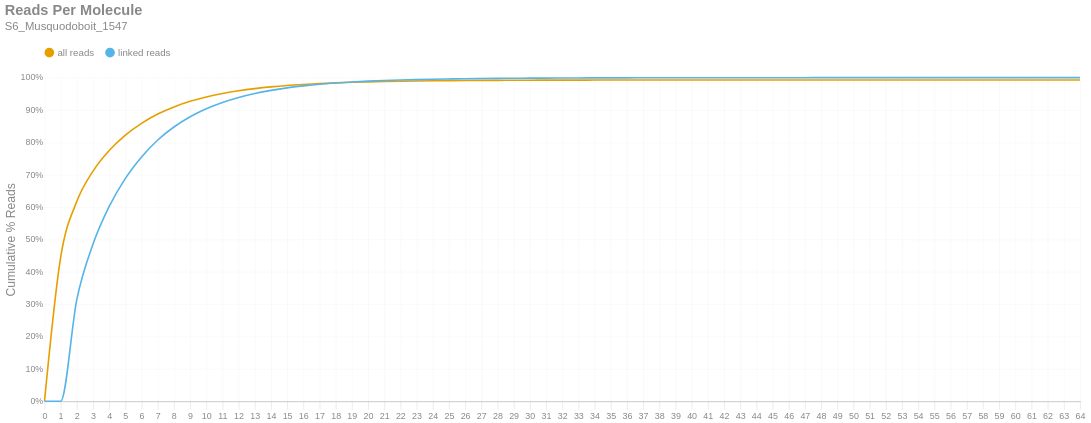

Notebook cell for this chart:
### Markdown cell above
### Reads per Molecule
This chart shows the cumulative distribution of the number of reads per linked molecule. That is, how many alignments are associated with a unique molecule. This excludes the number of reads associated with invalid or absent linked-read barcodes. The `linked` histogram is the percentages recalculated when disregarding singletons.

### Code cell
if SKIPLR:
    print_html(f"Skipped")
else:
    counts = np.bincount(valids['reads'].cast(pl.Int64).to_numpy())
    weighted = counts * np.arange(len(counts))
    all_perc = weighted / n_reads
    linked_perc = weighted / n_linked_reads
    linked_perc[1] = 0
    binned_df = pl.DataFrame({
        'readsper': list(range(len(counts))),
        'all reads (cumsum)': np.cumsum(all_perc).tolist(),
        'linked reads (cumsum)': np.cumsum(linked_perc).tolist(),
    })

    with SafeRender(binned_df):
        (
            density_plot(binned_df, 'Reads Per Molecule', samplename, 'readspmol')
            .encode(
                x=alt.X('readsper:O', title=None).axis(labelAngle=0).scale(padding=0),
                y=alt.Y('value:Q', title='Cumulative % Reads').axis(format='%').stack(False),
                color=alt.Color("key:N").scale(domain=["all reads", "linked reads"]),
                tooltip=[
                    alt.Tooltip("key:N", title="Data Type"),
                    alt.Tooltip("readsper:O", title="Reads Per Molecule"),
                    alt.Tooltip("value:Q", format=".2%", title="% Reads (Cum.)")
                ]            
            )
        ).display()

### Figure 1 — Vega-Lite specification as saved in the notebook (floating-point values rounded to 4 significant figures)
{"width": "container", "height": 400, "config": {"title": {"anchor": "start", "dy": -15, "fontSize": 18, "color": "#888888", "subtitleColor": "#888888", "subtitleFontSize": 14}, "arc": {"fill": "#0072B2"}, "axis": {"domainColor": "#888888", "domainWidth": 0.5, "gridWidth": 0.2, "grid": false, "titleFontWeight": 400, "titleFontSize": 15, "labelFontSize": 11, "labelColor": "#888888", "tickColor": "#888888", "tickWidth": 0.2, "titleColor": "#888888"}, "axisBand": {"grid": false}, "axisX": {"grid": true, "tickSize": 10, "domainCap": "round"}, "axisY": {"domain": false, "grid": true, "tickSize": 0, "domainCap": "round"}, "background": "transparent", "header": {"labelFontSize": 15, "labelColor": "#888888", "titleFontSize": 15, "titleFontWeight": 600, "titleColor": "#888888"}, "legend": {"labelFont": "sans-serif", "labelFontSize": 12, "labelColor": "#888888", "symbolSize": 100, "symbolType": "circle", "titleFontSize": 12, "titlePadding": 10, "titleColor": "#888888", "title": null, "orient": "top"}, "range": {"category": ["#E69F00", "#56B4E9", "#009E73", "#F0E442", "#0072B2", "#D55E00", "#CC79A7", "#000000"], "diverging": ["#cfe8f3", "#a2d4ec", "#73bfe2", "#46abdb", "#1696d2", "#12719e"]}, "area": {"fill": "#0072B2", "fillOpacity": 0.7, "line": true, "strokeOpacity": 0.7}, "line": {"color": "#0072B2", "stroke": "#0072B2", "strokeWidth": 2}, "trail": {"color": "#0072B2", "stroke": "#0072B2", "strokeWidth": 0, "size": 1}, "point": {"filled": true, "fillOpacity": 1.0, "size": 95}, "text": {"color": "#888888", "fontSize": 11, "align": "right", "fontWeight": 400, "size": 11}, "bar": {"fill": "#0072B2", "stroke": null}, "view": {"stroke": null, "continuousWidth": 660, "continuousHeight": 400}}, "data": {"name": "data-b8b149ccbe2b459993d4d3af5f0d93a9"}, "mark": {"type": "line", "interpolate": "monotone", "point": {"opacity": 0, "size": 275}}, "encoding": {"color": {"field": "key", "scale": {"domain": ["all reads", "linked reads"]}, "type": "nominal"}, "tooltip": [{"field": "key", "title": "Data Type", "type": "nominal"}, {"field": "readsper", "title": "Reads Per Molecule", "type": "ordinal"}, {"field": "value", "format": ".2%", "title": "% Reads (Cum.)", "type": "quantitative"}], "x": {"axis": {"labelAngle": 0}, "field": "readsper", "scale": {"padding": 0}, "title": null, "type": "ordinal"}, "y": {"axis": {"format": "%"}, "field": "value", "stack": false, "title": "Cumulative % Reads", "type": "quantitative"}}, "params": [{"name": "param_c36ac31b6afebe62", "select": {"type": "point", "fields": ["key"]}, "bind": "legend"}], "title": {"text": "Reads Per Molecule", "subtitle": "S6_Musquodoboit_1547"}, "transform": [{"fold": ["all reads (cumsum)", "linked reads (cumsum)"]}, {"calculate": "replace(datum.key, ' (cumsum)', '')", "as": "key"}, {"filter": {"param": "param_c36ac31b6afebe62"}}], "usermeta": {"embedOptions": {"downloadFileName": "S6_Musquodoboit_1547.readspmol"}}, "$schema": "https://vega.github.io/schema/vega-lite/v6.1.0.json", "datasets": {"data-b8b149ccbe2b459993d4d3af5f0d93a9": [{"readsper": 0, "all reads (cumsum)": 0.0, "linked reads (cumsum)": 0.0}, {"readsper": 1, "all reads (cumsum)": 0.4455, "linked reads (cumsum)": 0.0}, {"readsper": 2, "all reads (cumsum)": 0.6178, "linked reads (cumsum)": 0.3148}, {"readsper": 3, "all reads (cumsum)": 0.7114, "linked reads (cumsum)": 0.4857}, {"readsper": 4, "all reads (cumsum)": 0.775, "linked reads (cumsum)": 0.6019}, {"readsper": 5, "all reads (cumsum)": 0.8226, "linked reads (cumsum)": 0.6888}, {"readsper": 6, "all reads (cumsum)": 0.8589, "linked reads (cumsum)": 0.7551}, {"readsper": 7, "all reads (cumsum)": 0.8875, "linked reads (cumsum)": 0.8074}, {"readsper": 8, "all reads (cumsum)": 0.9095, "linked reads (cumsum)": 0.8475}, {"readsper": 9, "all reads (cumsum)": 0.9269, "linked reads (cumsum)": 0.8792}, {"readsper": 10, "all reads (cumsum)": 0.9405, "linked reads (cumsum)": 0.9041}, {"readsper": 11, "all reads (cumsum)": 0.951, "linked reads (cumsum)": 0.9234}, {"readsper": 12, "all reads (cumsum)": 0.9595, "linked reads (cumsum)": 0.9389}, {"readsper": 13, "all reads (cumsum)": 0.9662, "linked reads (cumsum)": 0.951}, {"readsper": 14, "all reads (cumsum)": 0.9715, "linked reads (cumsum)": 0.9607}, {"readsper": 15, "all reads (cumsum)": 0.9757, "linked reads (cumsum)": 0.9685}, {"readsper": 16, "all reads (cumsum)": 0.979, "linked reads (cumsum)": 0.9745}, {"readsper": 17, "all reads (cumsum)": 0.9818, "linked reads (cumsum)": 0.9796}, {"readsper": 18, "all reads (cumsum)": 0.9839, "linked reads (cumsum)": 0.9834}, {"readsper": 19, "all reads (cumsum)": 0.9856, "linked reads (cumsum)": 0.9866}, {"readsper": 20, "all reads (cumsum)": 0.987, "linked reads (cumsum)": 0.9891}, {"readsper": 21, "all reads (cumsum)": 0.9881, "linked reads (cumsum)": 0.9912}, {"readsper": 22, "all reads (cumsum)": 0.989, "linked reads (cumsum)": 0.9928}, {"readsper": 23, "all reads (cumsum)": 0.9897, "linked reads (cumsum)": 0.9941}, {"readsper": 24, "all reads (cumsum)": 0.9903, "linked reads (cumsum)": 0.9952}, {"readsper": 25, "all reads (cumsum)": 0.9908, "linked reads (cumsum)": 0.996}, {"readsper": 26, "all reads (cumsum)": 0.9912, "linked reads (cumsum)": 0.9968}, {"readsper": 27, "all reads (cumsum)": 0.9915, "linked reads (cumsum)": 0.9973}, {"readsper": 28, "all reads (cumsum)": 0.9918, "linked reads (cumsum)": 0.9978}, {"readsper": 29, "all reads (cumsum)": 0.9919, "linked reads (cumsum)": 0.9981}, {"readsper": 30, "all reads (cumsum)": 0.9921, "linked reads (cumsum)": 0.9984}, {"readsper": 31, "all reads (cumsum)": 0.9923, "linked reads (cumsum)": 0.9987}, {"readsper": 32, "all reads (cumsum)": 0.9924, "linked reads (cumsum)": 0.999}, {"readsper": 33, "all reads (cumsum)": 0.9925, "linked reads (cumsum)": 0.9991}, {"readsper": 34, "all reads (cumsum)": 0.9926, "linked reads (cumsum)": 0.9993}, {"readsper": 35, "all reads (cumsum)": 0.9926, "linked reads (cumsum)": 0.9994}, {"readsper": 36, "all reads (cumsum)": 0.9927, "linked reads (cumsum)": 0.9995}, {"readsper": 37, "all reads (cumsum)": 0.9928, "linked reads (cumsum)": 0.9996}, {"readsper": 38, "all reads (cumsum)": 0.9928, "linked reads (cumsum)": 0.9996}, {"readsper": 39, "all reads (cumsum)": 0.9928, "linked reads (cumsum)": 0.9997}, {"readsper": 40, "all reads (cumsum)": 0.9928, "linked reads (cumsum)": 0.9998}, {"readsper": 41, "all reads (cumsum)": 0.9929, "linked reads (cumsum)": 0.9998}, {"readsper": 42, "all reads (cumsum)": 0.9929, "linked reads (cumsum)": 0.9999}, {"readsper": 43, "all reads (cumsum)": 0.9929, "linked reads (cumsum)": 0.9999}, {"readsper": 44, "all reads (cumsum)": 0.9929, "linked reads (cumsum)": 0.9999}, {"readsper": 45, "all reads (cumsum)": 0.9929, "linked reads (cumsum)": 0.9999}, {"readsper": 46, "all reads (cumsum)": 0.9929, "linked reads (cumsum)": 0.9999}, {"readsper": 47, "all reads (cumsum)": 0.9929, "linked reads (cumsum)": 0.9999}, {"readsper": 48, "all reads (cumsum)": 0.9929, "linked reads (cumsum)": 0.9999}, {"readsper": 49, "all reads (cumsum)": 0.9929, "linked reads (cumsum)": 0.9999}, {"readsper": 50, "all reads (cumsum)": 0.993, "linked reads (cumsum)": 1.0}, {"readsper": 51, "all reads (cumsum)": 0.993, "linked reads (cumsum)": 1.0}, {"readsper": 52, "all reads (cumsum)": 0.993, "linked reads (cumsum)": 1.0}, {"readsper": 53, "all reads (cumsum)": 0.993, "linked reads (cumsum)": 1.0}, {"readsper": 54, "all reads (cumsum)": 0.993, "linked reads (cumsum)": 1.0}, {"readsper": 55, "all reads (cumsum)": 0.993, "linked reads (cumsum)": 1.0}, {"readsper": 56, "all reads (cumsum)": 0.993, "linked reads (cumsum)": 1.0}, {"readsper": 57, "all reads (cumsum)": 0.993, "linked reads (cumsum)": 1.0}, {"readsper": 58, "all reads (cumsum)": 0.993, "linked reads (cumsum)": 1.0}, {"readsper": 59, "all reads (cumsum)": 0.993, "linked reads (cumsum)": 1.0}, {"readsper": 60, "all reads (cumsum)": 0.993, "linked reads (cumsum)": 1.0}, {"readsper": 61, "all reads (cumsum)": 0.993, "linked reads (cumsum)": 1.0}, {"readsper": 62, "all reads (cumsum)": 0.993, "linked reads (cumsum)": 1.0}, {"readsper": 63, "all reads (cumsum)": 0.993, "linked reads (cumsum)": 1.0}, {"readsper": 64, "all reads (cumsum)": 0.993, "linked reads (cumsum)": 1.0}]}}
